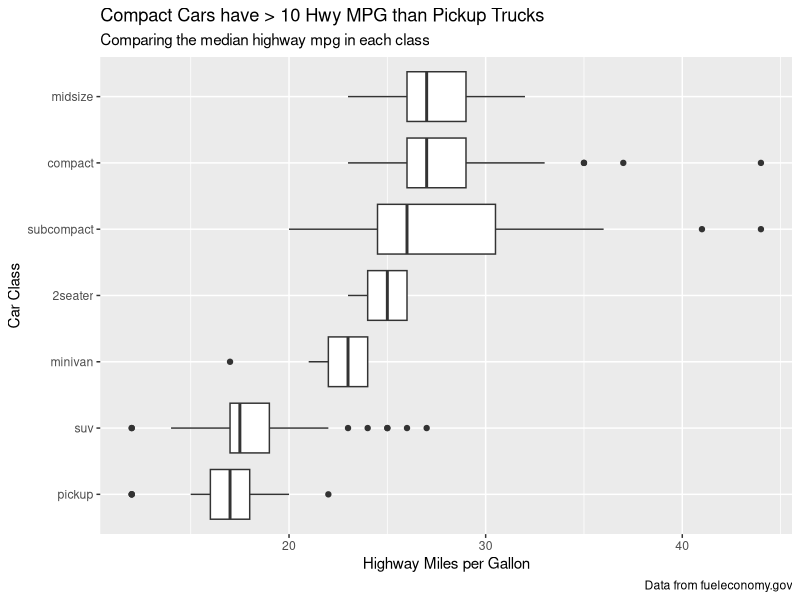
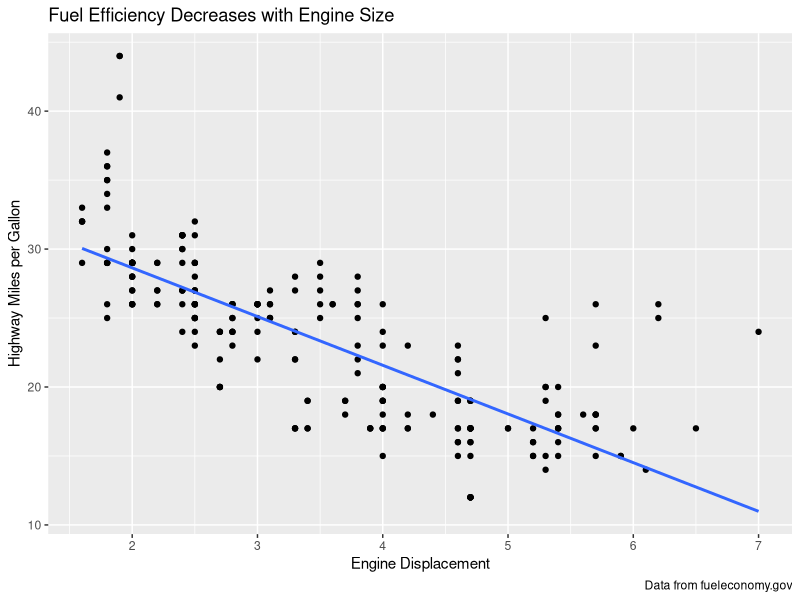
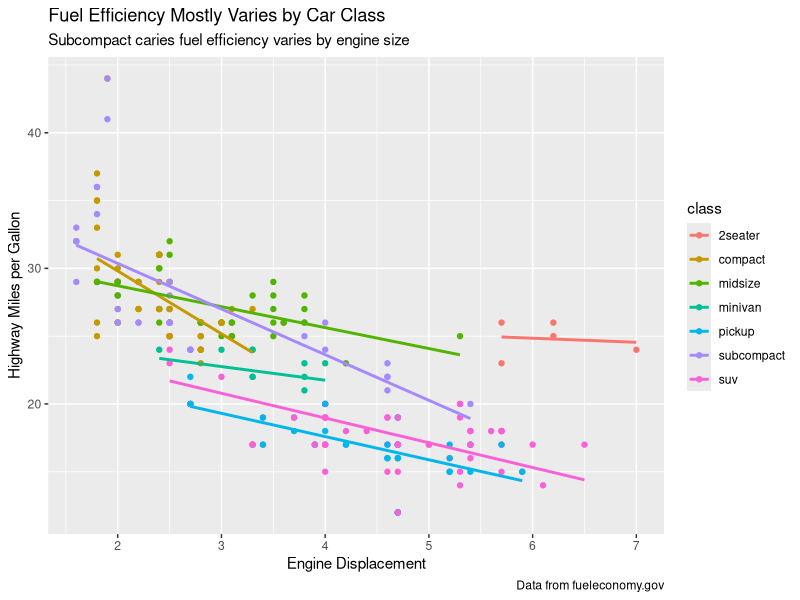
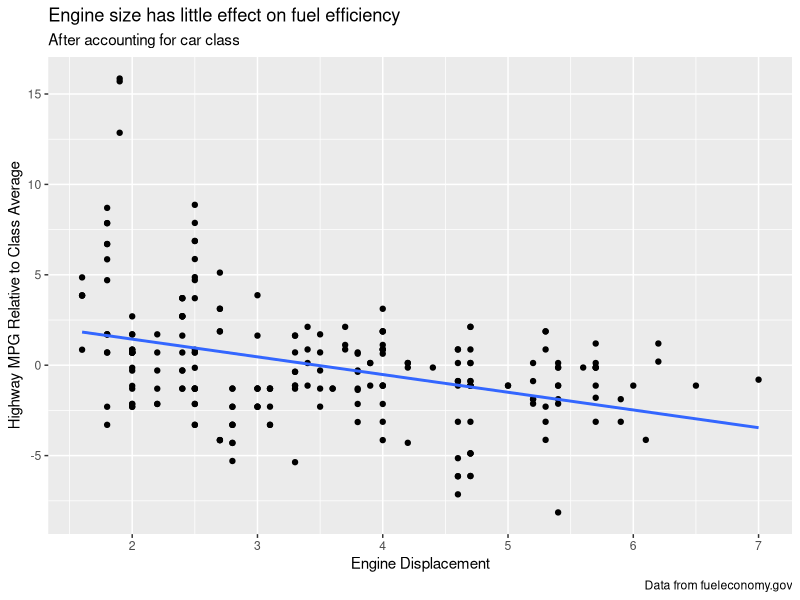
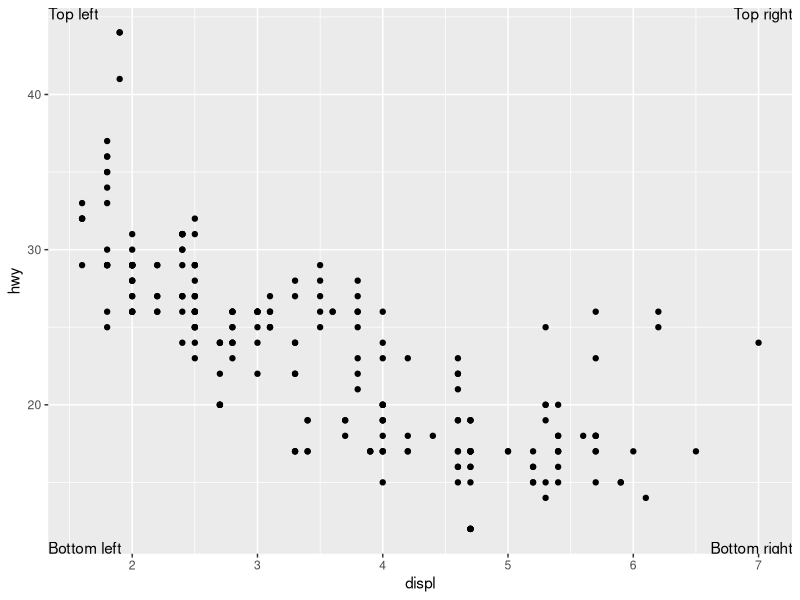
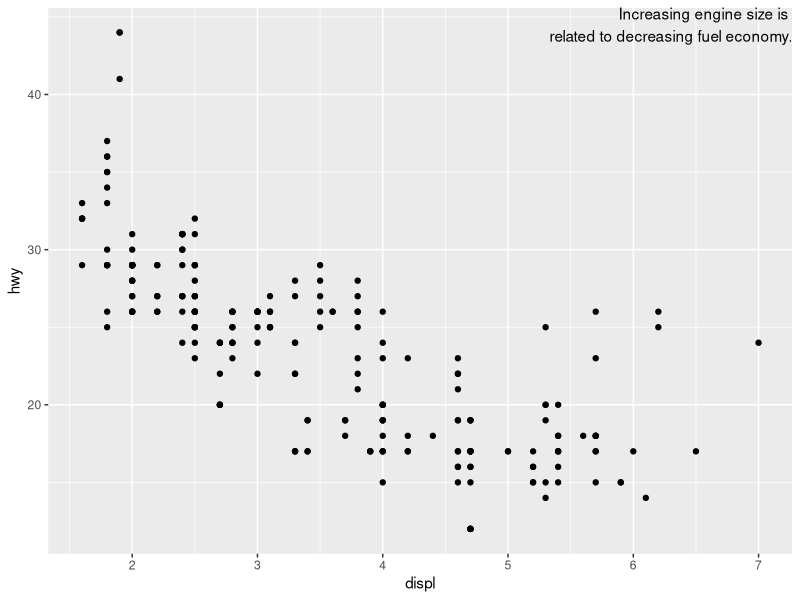
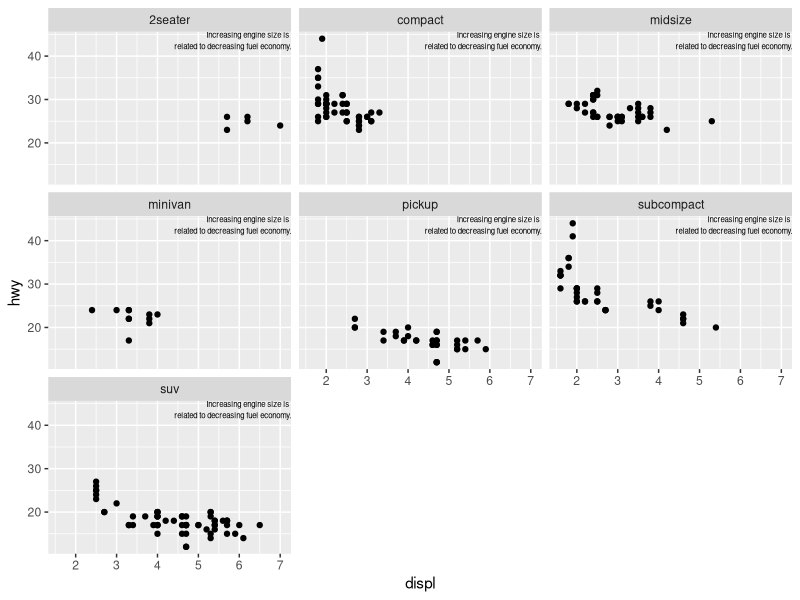
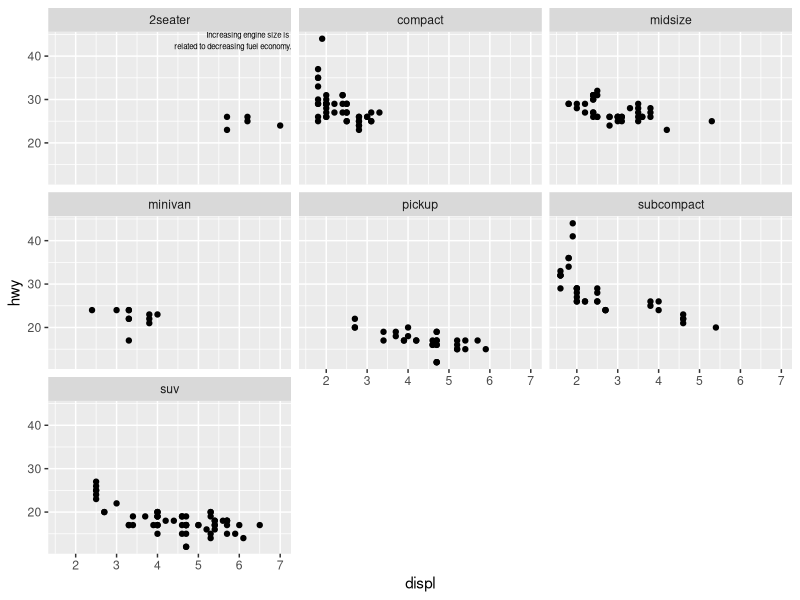

Here is the R script that generated these plots, in order:
## ---- chunk 1
library("tidyverse")
library("modelr")
library("lubridate")
## ---- chunk 2
ggplot(
  data = mpg,
  mapping = aes(x = fct_reorder(class, hwy), y = hwy)
) +
  geom_boxplot() +
  coord_flip() +
  labs(
    title = "Compact Cars have > 10 Hwy MPG than Pickup Trucks",
    subtitle = "Comparing the median highway mpg in each class",
    caption = "Data from fueleconomy.gov",
    x = "Car Class",
    y = "Highway Miles per Gallon"
  )
## ---- chunk 3
ggplot(mpg, aes(displ, hwy)) +
  geom_point() +
  geom_smooth(method = "lm", se = FALSE) +
  labs(
    title = "Fuel Efficiency Decreases with Engine Size",
    caption = "Data from fueleconomy.gov",
    y = "Highway Miles per Gallon",
    x = "Engine Displacement"
  )
## ---- chunk 4
ggplot(mpg, aes(displ, hwy, colour = class)) +
  geom_point() +
  geom_smooth(method = "lm", se = FALSE) +
  labs(
    title = "Fuel Efficiency Mostly Varies by Car Class",
    subtitle = "Subcompact caries fuel efficiency varies by engine size",
    caption = "Data from fueleconomy.gov",
    y = "Highway Miles per Gallon",
    x = "Engine Displacement"
  )
## ---- chunk 5
mod <- lm(hwy ~ class, data = mpg)
mpg %>%
  add_residuals(mod) %>%
  ggplot(aes(x = displ, y = resid)) +
  geom_point() +
  geom_smooth(method = "lm", se = FALSE) +
  labs(
    title = "Engine size has little effect on fuel efficiency",
    subtitle = "After accounting for car class",
    caption = "Data from fueleconomy.gov",
    y = "Highway MPG Relative to Class Average",
    x = "Engine Displacement"
  )
## ---- chunk 6
label <- tribble(
  ~displ, ~hwy, ~label, ~vjust, ~hjust,
  Inf, Inf, "Top right", "top", "right",
  Inf, -Inf, "Bottom right", "bottom", "right",
  -Inf, Inf, "Top left", "top", "left",
  -Inf, -Inf, "Bottom left", "bottom", "left"
)

ggplot(mpg, aes(displ, hwy)) +
  geom_point() +
  geom_text(aes(label = label, vjust = vjust, hjust = hjust), data = label)
## ---- chunk 7
ggplot(mpg, aes(displ, hwy)) +
  geom_point() +
  annotate("text",
    x = Inf, y = Inf,
    label = "Increasing engine size is \nrelated to decreasing fuel economy.", vjust = "top", hjust = "right"
  )
## ---- chunk 8
label <- tibble(
  displ = Inf,
  hwy = Inf,
  label = "Increasing engine size is \nrelated to decreasing fuel economy."
)

ggplot(mpg, aes(displ, hwy)) +
  geom_point() +
  geom_text(aes(label = label),
    data = label, vjust = "top", hjust = "right",
    size = 2
  ) +
  facet_wrap(~class)
## ---- chunk 9
label <- tibble(
  displ = Inf,
  hwy = Inf,
  class = "2seater",
  label = "Increasing engine size is \nrelated to decreasing fuel economy."
)

ggplot(mpg, aes(displ, hwy)) +
  geom_point() +
  geom_text(aes(label = label),
    data = label, vjust = "top", hjust = "right",
    size = 2
  ) +
  facet_wrap(~class)
## ---- chunk 10
label <- tibble(
  displ = Inf,
  hwy = Inf,
  class = unique(mpg$class),
  label = str_c("Label for ", class)
)

ggplot(mpg, aes(displ, hwy)) +
  geom_point() +
  geom_text(aes(label = label),
    data = label, vjust = "top", hjust = "right",
    size = 3
  ) +
  facet_wrap(~class)
## ---- chunk 11
df <- tibble(
  x = rnorm(10000),
  y = rnorm(10000)
)
ggplot(df, aes(x, y)) +
  geom_hex() +
  scale_colour_gradient(low = "white", high = "red") +
  coord_fixed()
## ---- chunk 12
ggplot(df, aes(x, y)) +
  geom_hex() +
  scale_fill_gradient(low = "white", high = "red") +
  coord_fixed()
## ---- chunk 13
ggplot(mpg, aes(displ, hwy)) +
  geom_point(aes(colour = class)) +
  geom_smooth(se = FALSE) +
  labs(
    x = "Engine displacement (L)",
    y = "Highway fuel economy (mpg)",
    colour = "Car type"
  )
## ---- chunk 14
ggplot(mpg, aes(displ, hwy)) +
  geom_point(aes(colour = class)) +
  geom_smooth(se = FALSE) +
  scale_x_continuous("Engine displacement (L)") +
  scale_y_continuous("Highway fuel economy (mpg)") +
  scale_colour_discrete("Car type")
## ---- chunk 15
fouryears <- lubridate::make_date(seq(year(min(presidential$start)),
  year(max(presidential$end)),
  by = 4
), 1, 1)

presidential %>%
  mutate(
    id = 33 + row_number(),
    name_id = fct_inorder(str_c(name, " (", id, ")"))
  ) %>%
  ggplot(aes(start, name_id, colour = party)) +
  geom_point() +
  geom_segment(aes(xend = end, yend = name_id)) +
  scale_colour_manual("Party", values = c(Republican = "red", Democratic = "blue")) +
  scale_y_discrete(NULL) +
  scale_x_date(NULL,
    breaks = presidential$start, date_labels = "'%y",
    minor_breaks = fouryears
  ) +
  ggtitle("Terms of US Presdients",
    subtitle = "Roosevelth (34th) to Obama (44th)"
  ) +
  theme(
    panel.grid.minor = element_blank(),
    axis.ticks.y = element_blank()
  )
## ---- chunk 16
ggplot(diamonds, aes(carat, price)) +
  geom_point(aes(colour = cut), alpha = 1 / 20)
## ---- chunk 17
ggplot(diamonds, aes(carat, price)) +
  geom_point(aes(colour = cut), alpha = 1 / 20) +
  theme(legend.position = "bottom") +
  guides(colour = guide_legend(nrow = 1, override.aes = list(alpha = 1)))
